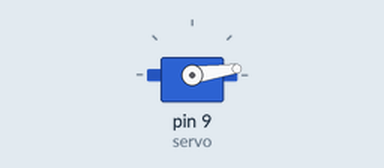
A sketch run on a simulated Arduino Uno, built with avr-gcc and run on an emulated ATmega328P. Shown: servo.

Above: at 1.17 s.
At 6.16 s:
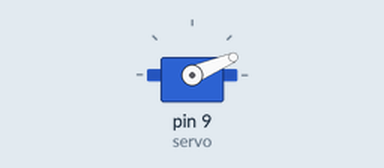
At 16.36 s:
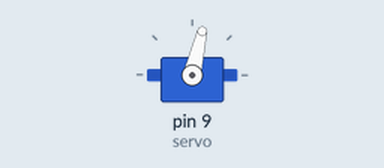
At 34.6 s:
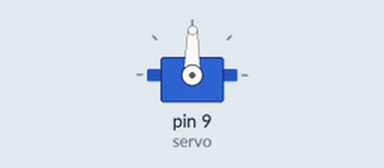
Timing chart, 0 to 40.0 s (numbered marks = the images above):
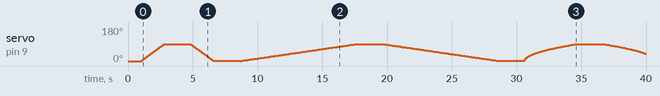

The sketch:

servo_1to90.ino
```cpp
#include <Servo.h>

Servo   servo;

void setup() {
  servo.attach(9);
  servo.write(0);
  delay(1000);
}

void loop() {
	for (int i = 0; i < 90; i++)
	{
		servo.write(i);
		delay(20);
	}
  delay(2000);
  	for (int i = 90; i > 0; i--)
	{
		servo.write(i);
		delay(20);
	}
  delay(2000);

 // slowed and reverb :
  	for (int i = 0; i < 90; i++)
	{
		servo.write(i);
		delay(100);
	}
  delay(2000);
  	for (int i = 90; i > 0; i--)
	{
		servo.write(i);
		delay(100);
	}
  delay(2000);

  //progressive:
  	for (int i = 0; i < 90; i++)
	{
		servo.write(i);
		delay(i);
	}
  delay(2000);
  	for (int i = 90; i > 0; i--)
	{
		servo.write(i);
		delay(i);
	}
  delay(2000);
}
```
